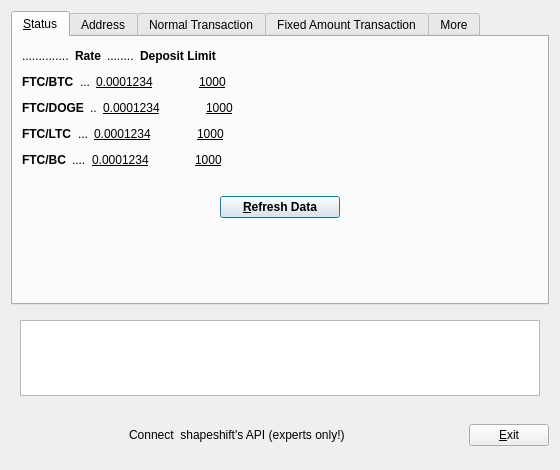
<?xml version="1.0" encoding="UTF-8"?>
<ui version="4.0">
 <class>ShiftDialog</class>
 <widget class="QDialog" name="ShiftDialog">
  <property name="geometry">
   <rect>
    <x>0</x>
    <y>0</y>
    <width>560</width>
    <height>470</height>
   </rect>
  </property>
  <property name="windowTitle">
   <string>ShapeShift</string>
  </property>
  <property name="modal">
   <bool>true</bool>
  </property>
  <layout class="QVBoxLayout" name="verticalLayout">
   <item>
    <widget class="QTabWidget" name="tabWidget">
     <property name="currentIndex">
      <number>0</number>
     </property>
     <widget class="QWidget" name="tabMain">
      <attribute name="title">
       <string>&amp;Status</string>
      </attribute>
      <layout class="QVBoxLayout" name="verticalLayout_Main">
       <item>
        <layout class="QHBoxLayout" name="horizontalLayout_2_Main">
         <item>
          <widget class="QLabel" name="label_2">
           <property name="text">
            <string>..............</string>
           </property>
          </widget>
         </item>
         <item>
          <widget class="QLabel" name="databaseCacheLabel">
           <property name="font">
            <font>
             <weight>75</weight>
             <bold>true</bold>
            </font>
           </property>
           <property name="text">
            <string>Rate</string>
           </property>
           <property name="textFormat">
            <enum>Qt::PlainText</enum>
           </property>
          </widget>
         </item>
         <item>
          <widget class="QLabel" name="label">
           <property name="text">
            <string>........</string>
           </property>
          </widget>
         </item>
         <item>
          <widget class="QLabel" name="threadsScriptVerifLabel">
           <property name="font">
            <font>
             <weight>75</weight>
             <bold>true</bold>
            </font>
           </property>
           <property name="text">
            <string>Deposit Limit</string>
           </property>
           <property name="textFormat">
            <enum>Qt::PlainText</enum>
           </property>
          </widget>
         </item>
         <item>
          <spacer name="horizontalSpacer_2_Main">
           <property name="orientation">
            <enum>Qt::Horizontal</enum>
           </property>
           <property name="sizeHint" stdset="0">
            <size>
             <width>40</width>
             <height>20</height>
            </size>
           </property>
          </spacer>
         </item>
        </layout>
       </item>
       <item>
        <layout class="QHBoxLayout" name="horizontalLayout_3_Main">
         <item>
          <widget class="QLabel" name="databaseCacheUnitLabel">
           <property name="font">
            <font>
             <weight>75</weight>
             <bold>true</bold>
            </font>
           </property>
           <property name="text">
            <string>FTC/BTC</string>
           </property>
           <property name="textFormat">
            <enum>Qt::PlainText</enum>
           </property>
          </widget>
         </item>
         <item>
          <widget class="QLabel" name="overriddenByCommandLineInfoLabel">
           <property name="text">
            <string>...</string>
           </property>
           <property name="textFormat">
            <enum>Qt::PlainText</enum>
           </property>
          </widget>
         </item>
         <item>
          <widget class="QLabel" name="label_5">
           <property name="font">
            <font>
             <underline>true</underline>
            </font>
           </property>
           <property name="cursor">
            <cursorShape>PointingHandCursor</cursorShape>
           </property>
           <property name="text">
            <string>0.0001234</string>
           </property>
          </widget>
         </item>
         <item>
          <spacer name="horizontalSpacer">
           <property name="orientation">
            <enum>Qt::Horizontal</enum>
           </property>
           <property name="sizeType">
            <enum>QSizePolicy::Preferred</enum>
           </property>
           <property name="sizeHint" stdset="0">
            <size>
             <width>40</width>
             <height>20</height>
            </size>
           </property>
          </spacer>
         </item>
         <item>
          <widget class="QLabel" name="label_9">
           <property name="font">
            <font>
             <underline>true</underline>
            </font>
           </property>
           <property name="cursor">
            <cursorShape>PointingHandCursor</cursorShape>
           </property>
           <property name="text">
            <string>1000</string>
           </property>
          </widget>
         </item>
         <item>
          <spacer name="horizontalSpacer_3_Main">
           <property name="orientation">
            <enum>Qt::Horizontal</enum>
           </property>
           <property name="sizeHint" stdset="0">
            <size>
             <width>40</width>
             <height>20</height>
            </size>
           </property>
          </spacer>
         </item>
        </layout>
       </item>
       <item>
        <layout class="QHBoxLayout" name="horizontalLayout_Bottom">
         <item>
          <widget class="QLabel" name="label_3">
           <property name="font">
            <font>
             <weight>75</weight>
             <bold>true</bold>
            </font>
           </property>
           <property name="text">
            <string>FTC/DOGE</string>
           </property>
          </widget>
         </item>
         <item>
          <widget class="QLabel" name="label_4">
           <property name="text">
            <string>..</string>
           </property>
          </widget>
         </item>
         <item>
          <widget class="QLabel" name="label_7">
           <property name="font">
            <font>
             <underline>true</underline>
            </font>
           </property>
           <property name="cursor">
            <cursorShape>PointingHandCursor</cursorShape>
           </property>
           <property name="text">
            <string>0.0001234</string>
           </property>
          </widget>
         </item>
         <item>
          <spacer name="horizontalSpacer_3">
           <property name="orientation">
            <enum>Qt::Horizontal</enum>
           </property>
           <property name="sizeType">
            <enum>QSizePolicy::Minimum</enum>
           </property>
           <property name="sizeHint" stdset="0">
            <size>
             <width>40</width>
             <height>20</height>
            </size>
           </property>
          </spacer>
         </item>
         <item>
          <widget class="QLabel" name="label_8">
           <property name="font">
            <font>
             <underline>true</underline>
            </font>
           </property>
           <property name="cursor">
            <cursorShape>PointingHandCursor</cursorShape>
           </property>
           <property name="text">
            <string>1000</string>
           </property>
          </widget>
         </item>
         <item>
          <spacer name="horizontalSpacer_Bottom">
           <property name="orientation">
            <enum>Qt::Horizontal</enum>
           </property>
           <property name="sizeHint" stdset="0">
            <size>
             <width>40</width>
             <height>20</height>
            </size>
           </property>
          </spacer>
         </item>
        </layout>
       </item>
       <item>
        <layout class="QHBoxLayout" name="horizontalLayout">
         <item>
          <widget class="QLabel" name="label_36">
           <property name="font">
            <font>
             <weight>75</weight>
             <bold>true</bold>
            </font>
           </property>
           <property name="text">
            <string>FTC/LTC</string>
           </property>
          </widget>
         </item>
         <item>
          <widget class="QLabel" name="label_37">
           <property name="text">
            <string>...</string>
           </property>
          </widget>
         </item>
         <item>
          <widget class="QLabel" name="label_38">
           <property name="font">
            <font>
             <underline>true</underline>
            </font>
           </property>
           <property name="cursor">
            <cursorShape>PointingHandCursor</cursorShape>
           </property>
           <property name="text">
            <string>0.0001234</string>
           </property>
          </widget>
         </item>
         <item>
          <spacer name="horizontalSpacer_8">
           <property name="orientation">
            <enum>Qt::Horizontal</enum>
           </property>
           <property name="sizeType">
            <enum>QSizePolicy::Minimum</enum>
           </property>
           <property name="sizeHint" stdset="0">
            <size>
             <width>40</width>
             <height>20</height>
            </size>
           </property>
          </spacer>
         </item>
         <item>
          <widget class="QLabel" name="label_39">
           <property name="font">
            <font>
             <underline>true</underline>
            </font>
           </property>
           <property name="cursor">
            <cursorShape>PointingHandCursor</cursorShape>
           </property>
           <property name="text">
            <string>1000</string>
           </property>
          </widget>
         </item>
         <item>
          <spacer name="horizontalSpacer_7">
           <property name="orientation">
            <enum>Qt::Horizontal</enum>
           </property>
           <property name="sizeHint" stdset="0">
            <size>
             <width>40</width>
             <height>20</height>
            </size>
           </property>
          </spacer>
         </item>
        </layout>
       </item>
       <item>
        <layout class="QHBoxLayout" name="horizontalLayout_2">
         <item>
          <widget class="QLabel" name="label_41">
           <property name="font">
            <font>
             <weight>75</weight>
             <bold>true</bold>
            </font>
           </property>
           <property name="text">
            <string>FTC/BC</string>
           </property>
          </widget>
         </item>
         <item>
          <widget class="QLabel" name="label_40">
           <property name="text">
            <string>....</string>
           </property>
          </widget>
         </item>
         <item>
          <widget class="QLabel" name="label_42">
           <property name="font">
            <font>
             <underline>true</underline>
            </font>
           </property>
           <property name="cursor">
            <cursorShape>PointingHandCursor</cursorShape>
           </property>
           <property name="text">
            <string>0.0001234</string>
           </property>
          </widget>
         </item>
         <item>
          <spacer name="horizontalSpacer_10">
           <property name="orientation">
            <enum>Qt::Horizontal</enum>
           </property>
           <property name="sizeType">
            <enum>QSizePolicy::Minimum</enum>
           </property>
           <property name="sizeHint" stdset="0">
            <size>
             <width>40</width>
             <height>20</height>
            </size>
           </property>
          </spacer>
         </item>
         <item>
          <widget class="QLabel" name="label_43">
           <property name="font">
            <font>
             <underline>true</underline>
            </font>
           </property>
           <property name="cursor">
            <cursorShape>PointingHandCursor</cursorShape>
           </property>
           <property name="text">
            <string>1000</string>
           </property>
          </widget>
         </item>
         <item>
          <spacer name="horizontalSpacer_9">
           <property name="orientation">
            <enum>Qt::Horizontal</enum>
           </property>
           <property name="sizeHint" stdset="0">
            <size>
             <width>40</width>
             <height>20</height>
            </size>
           </property>
          </spacer>
         </item>
        </layout>
       </item>
       <item>
        <spacer name="horizontalSpacer_6">
         <property name="orientation">
          <enum>Qt::Horizontal</enum>
         </property>
         <property name="sizeHint" stdset="0">
          <size>
           <width>40</width>
           <height>20</height>
          </size>
         </property>
        </spacer>
       </item>
       <item>
        <layout class="QHBoxLayout" name="horizontalLayout_1_Wallet">
         <item>
          <widget class="QPushButton" name="okButton">
           <property name="minimumSize">
            <size>
             <width>40</width>
             <height>0</height>
            </size>
           </property>
           <property name="maximumSize">
            <size>
             <width>120</width>
             <height>16777215</height>
            </size>
           </property>
           <property name="font">
            <font>
             <weight>75</weight>
             <bold>true</bold>
            </font>
           </property>
           <property name="layoutDirection">
            <enum>Qt::RightToLeft</enum>
           </property>
           <property name="text">
            <string>&amp;Refresh Data</string>
           </property>
          </widget>
         </item>
        </layout>
       </item>
       <item>
        <spacer name="verticalSpacer_Main">
         <property name="orientation">
          <enum>Qt::Vertical</enum>
         </property>
         <property name="sizeHint" stdset="0">
          <size>
           <width>20</width>
           <height>40</height>
          </size>
         </property>
        </spacer>
       </item>
      </layout>
     </widget>
     <widget class="QWidget" name="tabWallet">
      <attribute name="title">
       <string>Address</string>
      </attribute>
      <layout class="QVBoxLayout" name="verticalLayout_Wallet">
       <item>
        <widget class="QLabel" name="transactionFeeInfoLabel">
         <property name="text">
          <string>Status of deposit to address</string>
         </property>
         <property name="textFormat">
          <enum>Qt::PlainText</enum>
         </property>
         <property name="wordWrap">
          <bool>true</bool>
         </property>
        </widget>
       </item>
       <item>
        <layout class="QHBoxLayout" name="horizontalLayout_1_Wallet">
         <item>
          <widget class="QLabel" name="transactionFeeLabel">
           <property name="text">
            <string>Your address</string>
           </property>
           <property name="textFormat">
            <enum>Qt::PlainText</enum>
           </property>
          </widget>
         </item>
         <item>
          <widget class="QLineEdit" name="txAddress"/>
         </item>
         <item>
          <widget class="QPushButton" name="txStatButton">
           <property name="text">
            <string>Seek</string>
           </property>
          </widget>
         </item>
         <item>
          <spacer name="horizontalSpacer_1_Wallet">
           <property name="orientation">
            <enum>Qt::Horizontal</enum>
           </property>
           <property name="sizeType">
            <enum>QSizePolicy::Minimum</enum>
           </property>
           <property name="sizeHint" stdset="0">
            <size>
             <width>40</width>
             <height>20</height>
            </size>
           </property>
          </spacer>
         </item>
        </layout>
       </item>
       <item>
        <spacer name="verticalSpacer_Wallet">
         <property name="orientation">
          <enum>Qt::Vertical</enum>
         </property>
         <property name="sizeHint" stdset="0">
          <size>
           <width>20</width>
           <height>40</height>
          </size>
         </property>
        </spacer>
       </item>
       <item>
        <widget class="QGroupBox" name="groupBox">
         <property name="title">
          <string>txStat</string>
         </property>
         <layout class="QVBoxLayout" name="verticalLayout_2">
          <item>
           <widget class="QLabel" name="label_10">
            <property name="toolTip">
             <string>deposit to address</string>
            </property>
            <property name="text">
             <string>Address:</string>
            </property>
           </widget>
          </item>
          <item>
           <widget class="QLabel" name="label_11">
            <property name="text">
             <string>Status:</string>
            </property>
           </widget>
          </item>
          <item>
           <widget class="QLabel" name="label_12">
            <property name="toolTip">
             <string>withdrawal address</string>
            </property>
            <property name="text">
             <string>Withdrawal address:</string>
            </property>
           </widget>
          </item>
          <item>
           <widget class="QLabel" name="label_13">
            <property name="toolTip">
             <string>amount deposited</string>
            </property>
            <property name="text">
             <string>Amount deposited:</string>
            </property>
           </widget>
          </item>
          <item>
           <widget class="QLabel" name="label_14">
            <property name="toolTip">
             <string>coin type of deposit</string>
            </property>
            <property name="text">
             <string>Coin type of deposit:</string>
            </property>
           </widget>
          </item>
          <item>
           <widget class="QLabel" name="label_15">
            <property name="text">
             <string>Amount sent to withdrawal address:</string>
            </property>
           </widget>
          </item>
          <item>
           <widget class="QLabel" name="label_17">
            <property name="toolTip">
             <string>coin type of withdrawal</string>
            </property>
            <property name="text">
             <string>Coin type of withdrawal:</string>
            </property>
           </widget>
          </item>
          <item>
           <widget class="QLabel" name="label_16">
            <property name="toolTip">
             <string>transaction id of coin sent to withdrawal address</string>
            </property>
            <property name="text">
             <string>Transaction id of coin sent to withdrawal address:</string>
            </property>
           </widget>
          </item>
         </layout>
        </widget>
       </item>
      </layout>
     </widget>
     <widget class="QWidget" name="tabNetwork">
      <attribute name="title">
       <string>Normal Transaction</string>
      </attribute>
      <layout class="QVBoxLayout" name="verticalLayout_Network">
       <item>
        <layout class="QHBoxLayout" name="horizontalLayout_1_Network">
         <item>
          <widget class="QLabel" name="proxyIpLabel">
           <property name="minimumSize">
            <size>
             <width>116</width>
             <height>0</height>
            </size>
           </property>
           <property name="text">
            <string>Withdrawal Address</string>
           </property>
           <property name="textFormat">
            <enum>Qt::PlainText</enum>
           </property>
           <property name="buddy">
            <cstring>withdrawalAddr</cstring>
           </property>
          </widget>
         </item>
         <item>
          <widget class="QValidatedLineEdit" name="withdrawalAddr">
           <property name="minimumSize">
            <size>
             <width>251</width>
             <height>0</height>
            </size>
           </property>
           <property name="maximumSize">
            <size>
             <width>140</width>
             <height>16777215</height>
            </size>
           </property>
           <property name="toolTip">
            <string>the address for resulting coin to be sent to</string>
           </property>
          </widget>
         </item>
         <item>
          <spacer name="horizontalSpacer_1_Network">
           <property name="orientation">
            <enum>Qt::Horizontal</enum>
           </property>
           <property name="sizeHint" stdset="0">
            <size>
             <width>40</width>
             <height>20</height>
            </size>
           </property>
          </spacer>
         </item>
        </layout>
       </item>
       <item>
        <layout class="QHBoxLayout" name="horizontalLayout123">
         <property name="sizeConstraint">
          <enum>QLayout::SetMaximumSize</enum>
         </property>
         <item>
          <widget class="QLabel" name="label_123">
           <property name="text">
            <string>Feathercoin Address</string>
           </property>
          </widget>
         </item>
         <item>
          <widget class="QLineEdit" name="ftcAddr">
           <property name="minimumSize">
            <size>
             <width>251</width>
             <height>0</height>
            </size>
           </property>
           <property name="toolTip">
            <string>address to return deposit to if anything goes wrong with exchange</string>
           </property>
          </widget>
         </item>
         <item>
          <spacer name="horizontalSpacer_4">
           <property name="orientation">
            <enum>Qt::Horizontal</enum>
           </property>
           <property name="sizeHint" stdset="0">
            <size>
             <width>40</width>
             <height>20</height>
            </size>
           </property>
          </spacer>
         </item>
        </layout>
       </item>
       <item>
        <layout class="QHBoxLayout" name="horizontalLayout124">
         <property name="sizeConstraint">
          <enum>QLayout::SetMaximumSize</enum>
         </property>
         <item>
          <widget class="QLabel" name="label_124">
           <property name="text">
            <string>Your Feathercoin shift to</string>
           </property>
          </widget>
         </item>
         <item>
          <widget class="QComboBox" name="comboBox">
           <property name="toolTip">
            <string>what coins are being exchanged in the form</string>
           </property>
          </widget>
         </item>
         <item>
          <widget class="QPushButton" name="postTransButton">
           <property name="minimumSize">
            <size>
             <width>0</width>
             <height>0</height>
            </size>
           </property>
           <property name="maximumSize">
            <size>
             <width>80</width>
             <height>16777215</height>
            </size>
           </property>
           <property name="baseSize">
            <size>
             <width>0</width>
             <height>0</height>
            </size>
           </property>
           <property name="toolTip">
            <string>Normal Transaction</string>
           </property>
           <property name="text">
            <string>POST</string>
           </property>
           <property name="autoDefault">
            <bool>true</bool>
           </property>
          </widget>
         </item>
         <item>
          <spacer name="horizontalSpacer_5">
           <property name="orientation">
            <enum>Qt::Horizontal</enum>
           </property>
           <property name="sizeType">
            <enum>QSizePolicy::Minimum</enum>
           </property>
           <property name="sizeHint" stdset="0">
            <size>
             <width>40</width>
             <height>20</height>
            </size>
           </property>
          </spacer>
         </item>
        </layout>
       </item>
       <item>
        <widget class="QGroupBox" name="groupBox_2">
         <property name="minimumSize">
          <size>
           <width>0</width>
           <height>150</height>
          </size>
         </property>
         <property name="title">
          <string>Output</string>
         </property>
         <widget class="QLabel" name="label_18">
          <property name="geometry">
           <rect>
            <x>10</x>
            <y>20</y>
            <width>101</width>
            <height>21</height>
           </rect>
          </property>
          <property name="toolTip">
           <string>Send your feathercoin to this address</string>
          </property>
          <property name="text">
           <string>Deposit Address:</string>
          </property>
         </widget>
         <widget class="QLabel" name="label_19">
          <property name="geometry">
           <rect>
            <x>10</x>
            <y>40</y>
            <width>501</width>
            <height>16</height>
           </rect>
          </property>
          <property name="toolTip">
           <string>coin type of deposit</string>
          </property>
          <property name="text">
           <string>Deposit Type:</string>
          </property>
         </widget>
         <widget class="QLabel" name="label_20">
          <property name="geometry">
           <rect>
            <x>10</x>
            <y>60</y>
            <width>501</width>
            <height>16</height>
           </rect>
          </property>
          <property name="toolTip">
           <string>the address for resulting coin to be sent to</string>
          </property>
          <property name="text">
           <string>Withdrawal Address:</string>
          </property>
         </widget>
         <widget class="QLabel" name="label_21">
          <property name="geometry">
           <rect>
            <x>10</x>
            <y>80</y>
            <width>501</width>
            <height>16</height>
           </rect>
          </property>
          <property name="toolTip">
           <string>coin type of withdrawal</string>
          </property>
          <property name="text">
           <string>Withdrawal Type:</string>
          </property>
         </widget>
         <widget class="QLabel" name="label_23">
          <property name="geometry">
           <rect>
            <x>10</x>
            <y>100</y>
            <width>491</width>
            <height>16</height>
           </rect>
          </property>
          <property name="toolTip">
           <string>address to return deposit to if anything goes wrong with exchange</string>
          </property>
          <property name="text">
           <string>Return Address:</string>
          </property>
         </widget>
         <widget class="QLabel" name="label_24">
          <property name="geometry">
           <rect>
            <x>10</x>
            <y>120</y>
            <width>501</width>
            <height>16</height>
           </rect>
          </property>
          <property name="toolTip">
           <string>return Address Type</string>
          </property>
          <property name="text">
           <string>Return Address Type:</string>
          </property>
         </widget>
         <widget class="QLineEdit" name="lineEdit_3">
          <property name="geometry">
           <rect>
            <x>112</x>
            <y>20</y>
            <width>381</width>
            <height>20</height>
           </rect>
          </property>
         </widget>
        </widget>
       </item>
       <item>
        <spacer name="verticalSpacer_Network">
         <property name="orientation">
          <enum>Qt::Vertical</enum>
         </property>
         <property name="sizeHint" stdset="0">
          <size>
           <width>20</width>
           <height>40</height>
          </size>
         </property>
        </spacer>
       </item>
      </layout>
     </widget>
     <widget class="QWidget" name="tabWindow">
      <attribute name="title">
       <string>Fixed Amount Transaction</string>
      </attribute>
      <layout class="QVBoxLayout" name="verticalLayout_Window">
       <item>
        <widget class="QGroupBox" name="groupBox_3">
         <property name="minimumSize">
          <size>
           <width>0</width>
           <height>100</height>
          </size>
         </property>
         <property name="title">
          <string/>
         </property>
         <widget class="QLabel" name="label_22">
          <property name="geometry">
           <rect>
            <x>10</x>
            <y>20</y>
            <width>121</width>
            <height>16</height>
           </rect>
          </property>
          <property name="text">
           <string>Withdrawal Amount</string>
          </property>
         </widget>
         <widget class="QLineEdit" name="fixAmountEdit">
          <property name="geometry">
           <rect>
            <x>160</x>
            <y>20</y>
            <width>151</width>
            <height>20</height>
           </rect>
          </property>
         </widget>
         <widget class="QComboBox" name="fixComboBox">
          <property name="geometry">
           <rect>
            <x>350</x>
            <y>20</y>
            <width>91</width>
            <height>22</height>
           </rect>
          </property>
         </widget>
         <widget class="QLabel" name="label_25">
          <property name="geometry">
           <rect>
            <x>10</x>
            <y>60</y>
            <width>121</width>
            <height>16</height>
           </rect>
          </property>
          <property name="text">
           <string>Withdrawal Address</string>
          </property>
         </widget>
         <widget class="QLineEdit" name="fixWithdrawalAddrEdit">
          <property name="geometry">
           <rect>
            <x>150</x>
            <y>60</y>
            <width>291</width>
            <height>20</height>
           </rect>
          </property>
         </widget>
         <widget class="QLabel" name="label_26">
          <property name="geometry">
           <rect>
            <x>30</x>
            <y>100</y>
            <width>111</width>
            <height>16</height>
           </rect>
          </property>
          <property name="text">
           <string>Return Address</string>
          </property>
         </widget>
         <widget class="QLineEdit" name="returnAddr">
          <property name="geometry">
           <rect>
            <x>150</x>
            <y>100</y>
            <width>261</width>
            <height>20</height>
           </rect>
          </property>
         </widget>
         <widget class="QPushButton" name="postFixButton">
          <property name="geometry">
           <rect>
            <x>440</x>
            <y>100</y>
            <width>75</width>
            <height>23</height>
           </rect>
          </property>
          <property name="text">
           <string>POST</string>
          </property>
         </widget>
        </widget>
       </item>
       <item>
        <widget class="QGroupBox" name="groupBox_4">
         <property name="minimumSize">
          <size>
           <width>0</width>
           <height>140</height>
          </size>
         </property>
         <property name="title">
          <string>Output</string>
         </property>
         <widget class="QLabel" name="label_27">
          <property name="geometry">
           <rect>
            <x>9</x>
            <y>20</y>
            <width>261</width>
            <height>16</height>
           </rect>
          </property>
          <property name="text">
           <string>Post status:</string>
          </property>
         </widget>
         <widget class="QLabel" name="label_28">
          <property name="geometry">
           <rect>
            <x>9</x>
            <y>58</y>
            <width>481</width>
            <height>16</height>
           </rect>
          </property>
          <property name="toolTip">
           <string>the address for resulting coin to be sent to</string>
          </property>
          <property name="text">
           <string>Withdrawal Address:</string>
          </property>
         </widget>
         <widget class="QLabel" name="label_29">
          <property name="geometry">
           <rect>
            <x>10</x>
            <y>77</y>
            <width>191</width>
            <height>20</height>
           </rect>
          </property>
          <property name="toolTip">
           <string>the address for resulting coin to be sent to</string>
          </property>
          <property name="text">
           <string>Withdrawal Amount:</string>
          </property>
         </widget>
         <widget class="QLabel" name="label_30">
          <property name="geometry">
           <rect>
            <x>9</x>
            <y>35</y>
            <width>101</width>
            <height>21</height>
           </rect>
          </property>
          <property name="toolTip">
           <string>Send your feathercoin to this address</string>
          </property>
          <property name="text">
           <string>Deposit Address:</string>
          </property>
         </widget>
         <widget class="QLabel" name="label_31">
          <property name="geometry">
           <rect>
            <x>330</x>
            <y>40</y>
            <width>101</width>
            <height>16</height>
           </rect>
          </property>
          <property name="toolTip">
           <string>the address for resulting coin to be sent to</string>
          </property>
          <property name="text">
           <string>Deposit Amount:</string>
          </property>
         </widget>
         <widget class="QLabel" name="label_32">
          <property name="geometry">
           <rect>
            <x>323</x>
            <y>80</y>
            <width>171</width>
            <height>16</height>
           </rect>
          </property>
          <property name="text">
           <string>Rate:</string>
          </property>
         </widget>
         <widget class="QLabel" name="label_33">
          <property name="geometry">
           <rect>
            <x>10</x>
            <y>115</y>
            <width>311</width>
            <height>16</height>
           </rect>
          </property>
          <property name="text">
           <string>Expiration:</string>
          </property>
         </widget>
         <widget class="QLabel" name="label_34">
          <property name="geometry">
           <rect>
            <x>10</x>
            <y>95</y>
            <width>331</width>
            <height>21</height>
           </rect>
          </property>
          <property name="toolTip">
           <string>address to return deposit to if anything goes wrong with exchange</string>
          </property>
          <property name="text">
           <string>Return Address:</string>
          </property>
         </widget>
         <widget class="QLabel" name="label_35">
          <property name="geometry">
           <rect>
            <x>324</x>
            <y>21</y>
            <width>181</width>
            <height>16</height>
           </rect>
          </property>
          <property name="text">
           <string>Pair:</string>
          </property>
         </widget>
         <widget class="QLineEdit" name="lineEdit">
          <property name="geometry">
           <rect>
            <x>120</x>
            <y>40</y>
            <width>211</width>
            <height>20</height>
           </rect>
          </property>
          <property name="minimumSize">
           <size>
            <width>100</width>
            <height>0</height>
           </size>
          </property>
          <property name="maximumSize">
           <size>
            <width>300</width>
            <height>16777215</height>
           </size>
          </property>
         </widget>
         <widget class="QLineEdit" name="lineEdit_2">
          <property name="geometry">
           <rect>
            <x>440</x>
            <y>40</y>
            <width>81</width>
            <height>20</height>
           </rect>
          </property>
         </widget>
         <zorder>label_27</zorder>
         <zorder>label_28</zorder>
         <zorder>label_29</zorder>
         <zorder>label_30</zorder>
         <zorder>label_31</zorder>
         <zorder>label_32</zorder>
         <zorder>label_33</zorder>
         <zorder>label_34</zorder>
         <zorder>label_35</zorder>
         <zorder>lineEdit</zorder>
         <zorder>lineEdit_2</zorder>
         <zorder>groupBox_3</zorder>
        </widget>
       </item>
      </layout>
     </widget>
     <widget class="QWidget" name="tabDisplay">
      <attribute name="title">
       <string>More</string>
      </attribute>
      <layout class="QVBoxLayout" name="verticalLayout_Display">
       <item>
        <widget class="QTextBrowser" name="textBrowser">
         <property name="minimumSize">
          <size>
           <width>0</width>
           <height>120</height>
          </size>
         </property>
         <property name="maximumSize">
          <size>
           <width>16777215</width>
           <height>260</height>
          </size>
         </property>
         <property name="html">
          <string>&lt;!DOCTYPE HTML PUBLIC &quot;-//W3C//DTD HTML 4.0//EN&quot; &quot;http://www.w3.org/TR/REC-html40/strict.dtd&quot;&gt;
&lt;html&gt;&lt;head&gt;&lt;meta name=&quot;qrichtext&quot; content=&quot;1&quot; /&gt;&lt;style type=&quot;text/css&quot;&gt;
p, li { white-space: pre-wrap; }
&lt;/style&gt;&lt;/head&gt;&lt;body style=&quot; font-family:'Noto Sans'; font-size:10pt; font-weight:400; font-style:normal;&quot;&gt;
&lt;p style=&quot; margin-top:0px; margin-bottom:0px; margin-left:0px; margin-right:0px; -qt-block-indent:0; text-indent:0px;&quot;&gt;&lt;span style=&quot; font-family:'SimSun'; font-size:9pt; font-weight:600;&quot;&gt;Step1:&lt;/span&gt;&lt;span style=&quot; font-family:'SimSun'; font-size:9pt;&quot;&gt; Select Feathercoin as the input and Bitcoin as the output.&lt;/span&gt;&lt;/p&gt;
&lt;p style=&quot;-qt-paragraph-type:empty; margin-top:0px; margin-bottom:0px; margin-left:0px; margin-right:0px; -qt-block-indent:0; text-indent:0px; font-family:'SimSun'; font-size:9pt;&quot;&gt;&lt;br /&gt;&lt;/p&gt;
&lt;p style=&quot; margin-top:0px; margin-bottom:0px; margin-left:0px; margin-right:0px; -qt-block-indent:0; text-indent:0px;&quot;&gt;&lt;span style=&quot; font-family:'SimSun'; font-size:9pt; font-weight:600;&quot;&gt;Step2:&lt;/span&gt;&lt;span style=&quot; font-family:'SimSun'; font-size:9pt;&quot;&gt; Provide your Bitcoin address in the box, then click the POST button.&lt;/span&gt;&lt;/p&gt;
&lt;p style=&quot;-qt-paragraph-type:empty; margin-top:0px; margin-bottom:0px; margin-left:0px; margin-right:0px; -qt-block-indent:0; text-indent:0px; font-family:'SimSun'; font-size:9pt;&quot;&gt;&lt;br /&gt;&lt;/p&gt;
&lt;p style=&quot; margin-top:0px; margin-bottom:0px; margin-left:0px; margin-right:0px; -qt-block-indent:0; text-indent:0px;&quot;&gt;&lt;span style=&quot; font-family:'SimSun'; font-size:9pt; font-weight:600;&quot;&gt;Step3&lt;/span&gt;&lt;span style=&quot; font-family:'SimSun'; font-size:9pt;&quot;&gt;: ShapeShift will generate a FTC deposit address for you. Please send your FTCs to this generated address. (Don't send more than the Deposit Limit).&lt;/span&gt;&lt;/p&gt;
&lt;p style=&quot;-qt-paragraph-type:empty; margin-top:0px; margin-bottom:0px; margin-left:0px; margin-right:0px; -qt-block-indent:0; text-indent:0px; font-family:'SimSun'; font-size:9pt;&quot;&gt;&lt;br /&gt;&lt;/p&gt;
&lt;p style=&quot;-qt-paragraph-type:empty; margin-top:0px; margin-bottom:0px; margin-left:0px; margin-right:0px; -qt-block-indent:0; text-indent:0px; font-family:'SimSun'; font-size:9pt;&quot;&gt;&lt;br /&gt;&lt;/p&gt;
&lt;p style=&quot; margin-top:0px; margin-bottom:0px; margin-left:0px; margin-right:0px; -qt-block-indent:0; text-indent:0px;&quot;&gt;&lt;span style=&quot; font-family:'Helvetica Neue,Helvetica,Arial,sans-serif'; font-size:9pt; color:#31708f; background-color:#d9edf7;&quot;&gt;FTC Miner Fee: 0.1 FTC&lt;/span&gt;&lt;/p&gt;&lt;/body&gt;&lt;/html&gt;</string>
         </property>
        </widget>
       </item>
       <item>
        <spacer name="verticalSpacer_Display">
         <property name="orientation">
          <enum>Qt::Vertical</enum>
         </property>
         <property name="sizeHint" stdset="0">
          <size>
           <width>0</width>
           <height>0</height>
          </size>
         </property>
        </spacer>
       </item>
      </layout>
     </widget>
    </widget>
   </item>
   <item>
    <widget class="QFrame" name="frame">
     <layout class="QVBoxLayout" name="verticalLayout_Bottom">
      <item>
       <widget class="QTextEdit" name="textReplyEdit">
        <property name="minimumSize">
         <size>
          <width>0</width>
          <height>40</height>
         </size>
        </property>
       </widget>
      </item>
     </layout>
    </widget>
   </item>
   <item>
    <layout class="QHBoxLayout" name="horizontalLayout_Buttons">
     <item>
      <spacer name="horizontalSpacer_1">
       <property name="orientation">
        <enum>Qt::Horizontal</enum>
       </property>
       <property name="sizeHint" stdset="0">
        <size>
         <width>40</width>
         <height>48</height>
        </size>
       </property>
      </spacer>
     </item>
     <item>
      <widget class="QLabel" name="label_6">
       <property name="text">
        <string>Connect  shapeshift's API (experts only!)</string>
       </property>
      </widget>
     </item>
     <item>
      <spacer name="horizontalSpacer_2">
       <property name="orientation">
        <enum>Qt::Horizontal</enum>
       </property>
       <property name="sizeHint" stdset="0">
        <size>
         <width>40</width>
         <height>48</height>
        </size>
       </property>
      </spacer>
     </item>
     <item>
      <widget class="QPushButton" name="cancelButton">
       <property name="text">
        <string>&amp;Exit</string>
       </property>
       <property name="autoDefault">
        <bool>false</bool>
       </property>
      </widget>
     </item>
    </layout>
   </item>
  </layout>
 </widget>
 <customwidgets>
  <customwidget>
   <class>QValidatedLineEdit</class>
   <extends>QLineEdit</extends>
   <header>qvalidatedlineedit.h</header>
  </customwidget>
 </customwidgets>
 <resources/>
 <connections/>
</ui>
